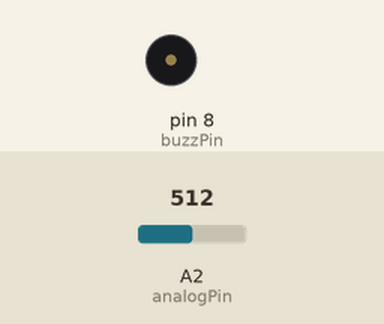
Simulated run of this sketch. Board: Arduino Uno, built with avr-gcc and run on an emulated ATmega328P. On the bench: buzzer (waves = sounding, pin HIGH). The inputs (shaded band) are chosen by the test bench; at power-on: A2 (analogPin) = 512. What the sketch prints to the serial monitor is not drawn.

Above: at 1.2 s.
1.3 s: A2 (analogPin) set to 989
2.8 s: A2 (analogPin) set to 1011
At 4.0 s:
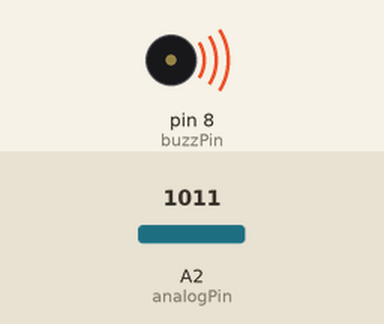
4.3 s: A2 (analogPin) set to 990
At 5.8 s:
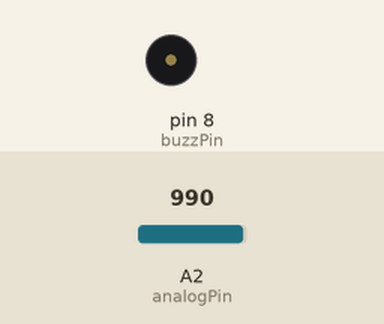
6.3 s: A2 (analogPin) set to 1010
At 6.9 s:
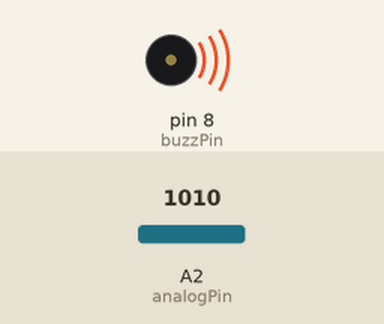
Timing chart, 0 to 8.8 s (numbered marks = the images above; inputs shaded):
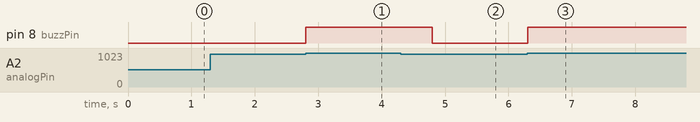

Measured:
- the behaviour switches between 1000 and 1001 on A2 (analogPin) (found by bisection; images 0 and 1)
- after the input at 2.8 s, pin 8 (buzzPin): LOW → HIGH at once
- after the input at 4.3 s, pin 8 (buzzPin): HIGH → LOW after 0.50 s
- after the input at 6.3 s, pin 8 (buzzPin): LOW → HIGH at once

The sketch:

buzzer_with_potentiometer.ino
```cpp
int analogPin=A2;
int buzzPin=8;
int wait=2000;

int myNum;

void setup() {
  // put your setup code here, to run once:
  Serial.begin(1000000);
  pinMode(analogPin,INPUT);
  pinMode(buzzPin,OUTPUT);

}

void loop() {
  // put your main code here, to run repeatedly:
myNum=analogRead(analogPin);
Serial.println(myNum);
while(myNum>1000)
{digitalWrite(buzzPin,HIGH);
delay(wait);
myNum=analogRead(analogPin);
Serial.println(myNum);
  }
  digitalWrite(buzzPin,LOW);
}
```
